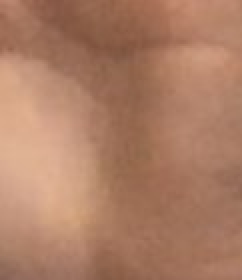
#> input picture images/hand_roi.jpg, 121 x 140 px (shown 2 times larger)
$ python fingerpaint.py   (older library calls are emulated)
#> lines starting #> are read from the running program, lines starting #| are printed output that depends on the picture; after the words box and inside, x2 and y2 are one past the last pixel; in counts of white or black regions, pixels touching at a corner belong together
### backproj.py
import cv2

def mask(hist, img):
	#img = cv2.blur(img, (5, 5))
	mask = cv2.cvtColor(img, cv2.COLOR_BGR2LAB)
	mask = cv2.calcBackProject([mask], [1, 2], hist, [0, 255, 0, 255], 1)
	#mask = denoise(mask)
	#mask = cv2.blur(mask, (5,5))
	return mask

def getHistogram(img):
	lab_img = cv2.cvtColor(img, cv2.COLOR_BGR2LAB)
	hist = cv2.calcHist([lab_img], [1, 2], None,
		 				[15, 15], [0, 255, 0, 255])
	cv2.normalize(hist, hist, 0, 255, cv2.NORM_MINMAX)
	#hist = dilate(hist, DILATION_KERNEL_SIZE)
	return hist

### shapeDetection.py
import cv2

def getContours(mask):
	_, contours, _ = cv2.findContours(mask, cv2.RETR_TREE, cv2.CHAIN_APPROX_SIMPLE)
	return contours

THRESH_CONTOUR_AREA = 2000

def threshold_area(contours):
	out_contours = []
	for cnt in contours:
		if cv2.contourArea(cnt) >= THRESH_CONTOUR_AREA:
			out_contours.append(cnt)
	return out_contours

def handleContours(contours):
	contours = threshold_area(contours)
	return contours
# buggy shit

THRESH_RECT_AREA = 4000

def getRectangles(contours):
	rectangles = []
	for cnt in contours:
		x, y, w, h = cv2.boundingRect(cnt)
		if w * h > THRESH_RECT_AREA:
			rectangles.append((x, y, w, h))
	# rectangles = handleRectangles(rectangles)
	return rectangles

"""
def handleRectangles(rectangles):
	output = []
	for rct1 in rectangles:
		for rct2 in rectangles:
			if rct1 != rct2:
				if (rct1[0] not in range(rct2[0], rct2[0] + rct2[2])) or (rct1[1] not in range(rct2[1], rct2[1] + rct2[3])):
					output.append(rct1)
	return output
"""

def drawRectangles(img, rectangles):
	for rct in rectangles:
		x, y, w, h = rct
		cv2.rectangle(img,(x,y),(x+w,y+h),(255,255,255), 2)


# [19 lines left out: functions getHullDefects, drawConvexHulls, not called in this run]

### fingerpaint.py
import cv2
import numpy as np
from backproj import mask, getHistogram
from shapeDetection import getContours, handleContours, getRectangles, drawRectangles

def startVideoFeed(cam_index, hist):

	# Args:
		# cam_index (int): 0 for webcam; 1 for USB camera
		# hist (numpy array): histogram for masking
	cap = cv2.VideoCapture(cam_index)
	while(True):
		ret, frame = cap.read()
		thresh_frame = mask(hist, frame)
		contours = getContours(thresh_frame)
		contours = handleContours(contours)
		rects = getRectangles(contours)
		drawRectangles(frame, rects)
		cv2.imshow('frame', frame)
		if cv2.waitKey(1) & 0xFF == ord('q'):
			break
	cap.release()
	cv2.destroyAllWindows()


roi_img = cv2.imread('./images/hand_roi.jpg', 3)
#> roi_img is the input picture: shape (140, 121, 3); mean B, G, R 101.1, 125.6, 172.7
roi_hist = getHistogram(roi_img)
#> in getHistogram, `lab_img = cv2.cvtColor(img, cv2.COLOR_BGR2LAB)`: lab_img: shape (140, 121, 3); mean of channels 0, 1, 2 144.4, 143.1, 148.6

startVideoFeed(0, roi_hist)
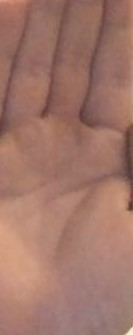
#> input picture images/hand2_roi.JPG, 133 x 335 px, given in place of the camera
#> in startVideoFeed, frame is the input picture: shape (335, 133, 3); mean B, G, R 105, 117.6, 161.1
#> in mask, `mask = cv2.cvtColor(img, cv2.COLOR_BGR2LAB)`: mask: shape (335, 133, 3); mean of channels 0, 1, 2 136.3, 143.3, 141.7
#> in mask, `mask = cv2.calcBackProject([mask], [1, 2], hist, [0, 255, 0, 255], 1)`:
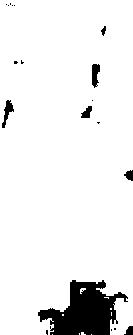
#> mask: shape (335, 133); 92.5% white; 19 black regions (12 under 20 px)
#> in getContours, `_, contours, _ = cv2.findContours(mask, cv2.RETR_TREE, cv2.CHAIN_APPRO..`: contours = 29 contours, 24 with area under 20; largest, box (x1, y1, x2, y2) and area: (0, 0, 133, 335) 41016, (1, 99, 15, 129) 170, (91, 63, 101, 89) 167, (80, 105, 93, 119) 102, (100, 25, 107, 37) 40
#> the loop in threshold_area, `for cnt in contours:` made 29 passes
#> cnt on passes 1, 2, 3, 5, 6, 7, 8, 10, 18, 20, 25, 26: [[91, 334]], [[52, 334]], [[79, 333], [79, 334]], [[62, 314], [62, 315], [63, 315], [63, 314]], [[111, 312], [111, 315]], [[110, 308], [110, 309], [111, 309], [111, 308]], [[104, 297], [107, 297], [108, 298], [108, 297]], [[81, 290], [82, 289], [83, 290], [82, 291]], [[91, 100], [92, 99], [93, 100], [92, 101]], [[96, 85], [97, 84], [98, 85], [97, 86]], [[13, 5], [14, 4], [15, 5], [14, 6]], [[11, 5], [12, 4], [13, 5], [12, 6]]
#> after the loop in threshold_area, `for cnt in contours:`: out_contours = 1 contour; box (x1, y1, x2, y2) and area: (0, 0, 133, 335) 41016
#> in handleContours, `contours = threshold_area(contours)`: contours has the same summary as out_contours in threshold_area
#> in startVideoFeed, `contours = handleContours(contours)`: contours has the same summary as out_contours in threshold_area
#> the loop in getRectangles, `for cnt in contours:` made 1 pass
#> after the loop in getRectangles, `for cnt in contours:`: rectangles = [(0, 0, 133, 335)]
#> the loop in drawRectangles, `for rct in rectangles:` made 1 pass
#> after the loop in drawRectangles, `for rct in rectangles:`:
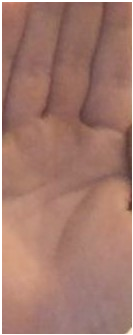
#> img: shape (335, 133, 3); 3.13% of pixels changed, all inside (x1, y1, x2, y2) = (0, 0, 133, 335)
#> (key q is pressed here)
